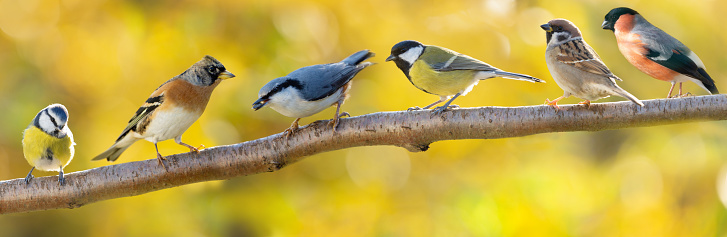
#> input picture Homework5/birds.jpg, 727 x 237 px
$ jupyter execute Homework5-Copy1.ipynb
#> lines starting #> are read from the running program, lines starting #| are printed output that depends on the picture; after the words box and inside, x2 and y2 are one past the last pixel; in counts of white or black regions, pixels touching at a corner belong together; long printed decimals are rounded
[cell 1]
import cv2
import math
import numpy as np
from matplotlib import pyplot as plt
plt.rcParams['figure.figsize'] = [15, 10]

[cell 2]
# Load image
img = cv2.imread('birds.jpg')
#> img is the input picture: shape (237, 727, 3); mean B, G, R 72.4, 166.8, 191
img = cv2.cvtColor(img, cv2.COLOR_BGR2RGB)
# Plot it
plt.imshow(img)

[cell 3]
# Black, dark gray, light gray, white
colors = np.array([[0, 0, 0],
                   [255, 255, 255]])

[cell 4]
# Cast the image to float
#img = np.float32(img)/255
#colors = np.float32(colors)/255
# Prepare for quantization
rows, cols, channels = img.shape
#> rows = 237; cols = 727; channels = 3
quantized = np.zeros_like(img)

# Apply quantization
for r in range(rows):
    for c in range(cols):
        # Extract the original pixel value
        pixel =  list(img[r, c, :])

        # Find the closest colour from the pallette (using absolute value/Euclidean distance)
        # Note: You may need more than one line of code here
        aList = []
        for g in range(2):
            a = img[r,c] - colors[g]
            b = np.sum(a**2)
            aList.append(b)

        min_index = np.argmin(aList)

        new_pixel = colors[min_index]

        # Apply quantization
        quantized[r, c, :] = new_pixel
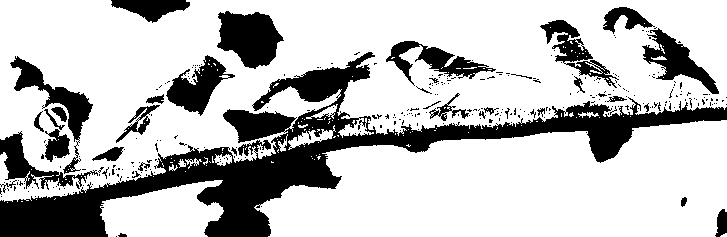
#> quantized: shape (237, 727, 3); 74.4% white; 312 black regions (276 under 20 px), largest, box (x1, y1, x2, y2) and area: (0, 52, 727, 237) 26350, (217, 11, 284, 69) 2610, (10, 56, 93, 174) 1969

#quantized = quantized.astype(np.uint8)*255

[cell 5]
plt.imshow(quantized)

[cell 6]
# Compute average quantization error
diff = img - quantized
avg_quant_error = np.mean(diff)
#> avg_quant_error = 143.8
print(avg_quant_error)
#| 143.754

[cell 7]
#for each y from top to bottom do
#    for each x from left to right do
#        oldpixel := pixels[x][y]
#        newpixel := find_closest_palette_color(oldpixel)
#        pixels[x][y] := newpixel
#        quant_error := oldpixel - newpixel
#        pixels[x + 1][y    ] := pixels[x + 1][y    ] + quant_error × 7 / 16
#        pixels[x - 1][y + 1] := pixels[x - 1][y + 1] + quant_error × 3 / 16
#        pixels[x    ][y + 1] := pixels[x    ][y + 1] + quant_error × 5 / 16
#        pixels[x + 1][y + 1] := pixels[x + 1][y + 1] + quant_error × 1 / 16

[cell 8]
# Make a temporal copy of the original image, we will need it for error diffusion
img_tmp = np.copy(img)
dithering = np.zeros_like(img)
#dithering = np.float32(dithering)/255
#quantized = np.float32(quantized)/255

for r in range(1, rows-1):
    for c in range(1, cols-1):

        quant_error = img_tmp[r,c,:] - quantized[r,c,:]
        dithering[r,c+1,:]=quantized[r, c+1, :] + quant_error*7/16
        dithering[r+1,c-1,:]=quantized[r+1, c-1, :] + quant_error*3/16
        dithering[r+1,c,:]=quantized[r+1, c, :] + quant_error*5/16
        dithering[r+1,c+1,:]=quantized[r+1, c+1, :] + quant_error*1/16
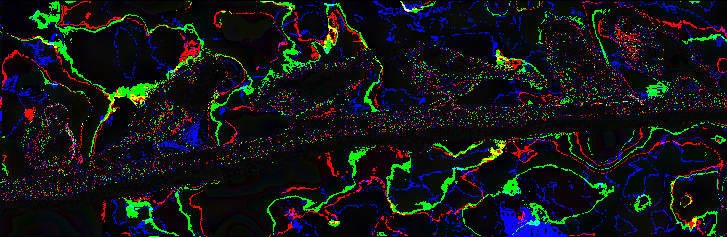
#> dithering: shape (237, 727, 3); mean R, G, B 17.2, 20.8, 19.3

#dithering = dithering.astype(np.uint8)*255

[cell 9]
plt.imshow(dithering)

[cell 10]
# Show quantized image (don't forget to cast back to uint8)
plt.subplot(121), plt.imshow(quantized)   # optimally quantized
plt.subplot(122), plt.imshow(dithering)   # dithering
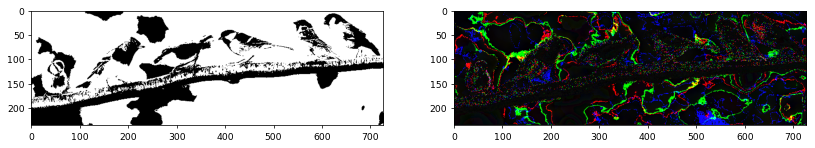
#> figure drawn by matplotlib, 2 panels

[cell 11]
diff_2 = img - dithering
avg_dith_error = np.mean(diff_2)
#> avg_dith_error = 136.9
print(avg_dith_error)
#| 136.940
